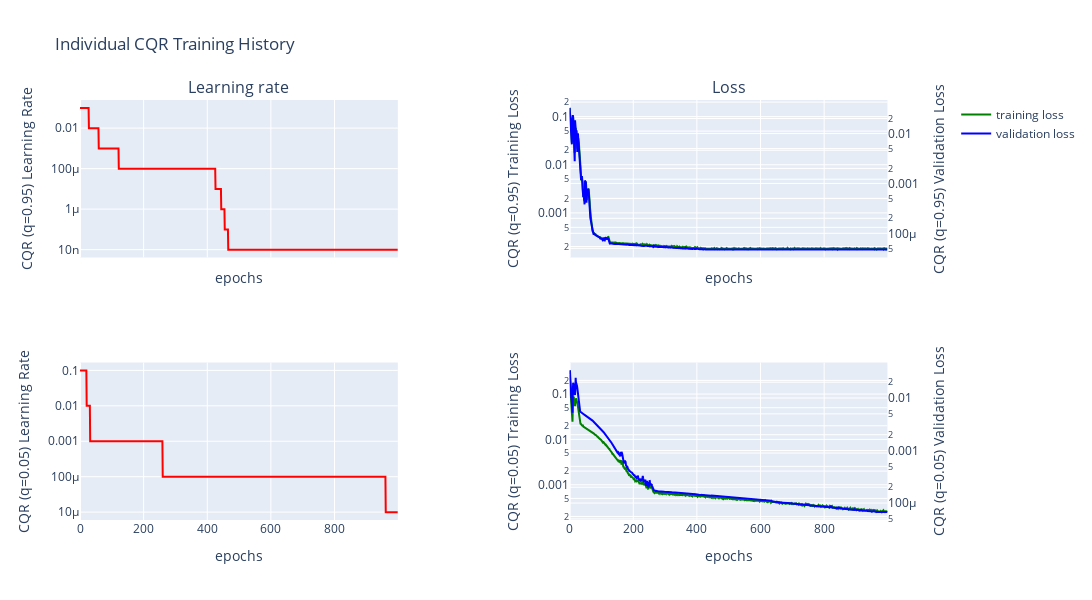

Notebook code cell kept with this figure:
### Markdown cell above
# quantile regression
Here qunatile regression is done to bound the errors with confidence values

### Code cell
dm.train_individual_qr(alpha=0.1, hidden_layers=[10],  epochs= 1000, batch_size=1000)
dm.cqr.plot_qr_training_history()

### Figure 1 — Plotly figure (JSON) as saved in the notebook; plotly's stock layout.template omitted (floating-point values rounded to 4 significant figures; data arrays with more than 128 entries replaced by an {"elided": "..."} marker saying what was removed)
{"data": [{"line": {"color": "red"}, "mode": "lines", "name": "learning rate", "showlegend": false, "type": "scatter", "x": {"elided": "1000 int values"}, "xaxis": "x", "y": {"elided": "1000 float values"}, "yaxis": "y"}, {"line": {"color": "green"}, "mode": "lines", "name": "training loss", "showlegend": true, "type": "scatter", "x": {"elided": "1000 int values"}, "xaxis": "x2", "y": {"elided": "1000 float values"}, "yaxis": "y2"}, {"line": {"color": "blue"}, "mode": "lines", "name": "validation loss", "showlegend": true, "type": "scatter", "x": {"elided": "1000 int values"}, "xaxis": "x2", "y": {"elided": "1000 float values"}, "yaxis": "y3"}, {"line": {"color": "red"}, "mode": "lines", "name": "learning rate", "showlegend": false, "type": "scatter", "x": {"elided": "1000 int values"}, "xaxis": "x3", "y": {"elided": "1000 float values"}, "yaxis": "y4"}, {"line": {"color": "green"}, "mode": "lines", "name": "training loss", "showlegend": false, "type": "scatter", "x": {"elided": "1000 int values"}, "xaxis": "x4", "y": {"elided": "1000 float values"}, "yaxis": "y5"}, {"line": {"color": "blue"}, "mode": "lines", "name": "validation loss", "showlegend": false, "type": "scatter", "x": {"elided": "1000 int values"}, "xaxis": "x4", "y": {"elided": "1000 float values"}, "yaxis": "y6"}], "layout": {"annotations": [{"font": {"size": 16}, "showarrow": false, "text": "Learning rate", "x": 0.185, "xanchor": "center", "xref": "paper", "y": 1, "yanchor": "bottom", "yref": "paper"}, {"font": {"size": 16}, "showarrow": false, "text": "Loss", "x": 0.755, "xanchor": "center", "xref": "paper", "y": 1, "yanchor": "bottom", "yref": "paper"}], "height": 600, "title": {"text": "Individual CQR Training History"}, "width": 1800, "xaxis": {"anchor": "y", "domain": [0, 0.37], "matches": "x3", "showticklabels": false, "title": {"text": "epochs"}}, "xaxis2": {"anchor": "y2", "domain": [0.57, 0.94], "matches": "x4", "showticklabels": false, "title": {"text": "epochs"}}, "xaxis3": {"anchor": "y4", "domain": [0, 0.37], "title": {"text": "epochs"}}, "xaxis4": {"anchor": "y5", "domain": [0.57, 0.94], "title": {"text": "epochs"}}, "yaxis": {"anchor": "x", "domain": [0.625, 1], "title": {"text": "CQR (q=0.95)\nLearning Rate"}, "type": "log"}, "yaxis2": {"anchor": "x2", "domain": [0.625, 1], "title": {"text": "CQR (q=0.95)\nTraining Loss"}, "type": "log"}, "yaxis3": {"anchor": "x2", "overlaying": "y2", "side": "right", "title": {"text": "CQR (q=0.95)\nValidation Loss"}, "type": "log"}, "yaxis4": {"anchor": "x3", "domain": [0, 0.375], "title": {"text": "CQR (q=0.05)\nLearning Rate"}, "type": "log"}, "yaxis5": {"anchor": "x4", "domain": [0, 0.375], "title": {"text": "CQR (q=0.05)\nTraining Loss"}, "type": "log"}, "yaxis6": {"anchor": "x4", "overlaying": "y5", "side": "right", "title": {"text": "CQR (q=0.05)\nValidation Loss"}, "type": "log"}}}
